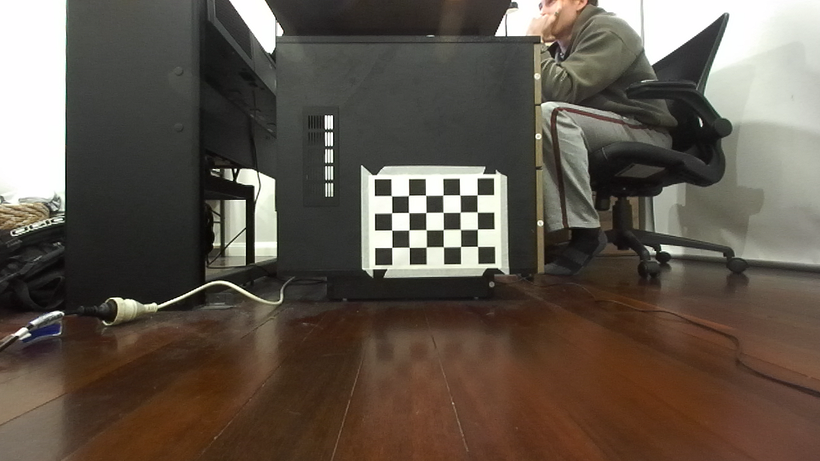
#> input picture data/images/left_pose_01.png, 820 x 461 px, shrunk from 1280 x 720 before the run; its folder holds 3 pictures in this run
$ python step5_rectification_check.py
#> lines starting #> are read from the running program, lines starting #| are printed output that depends on the picture
#!/usr/bin/env python3
"""Phase 1.5 Step 5: definitively rule out (or confirm) unrectified images.

metadata_pose_NN.json's disto=0 says what the ZED SDK reported, not
necessarily what image the (missing) capture script actually saved. With
fx ~ 522 at 1280 px width the horizontal FoV is ~101 deg; if the saved
images were actually unrectified, straight lines in the scene would bow
noticeably (tens of px) near the edges.

Definitive test: run cv2.findChessboardCorners on the calibration images,
group the detected corners into rows (the checkerboard grid gives 4 rows of
6 points each), fit a straight line to each row, and report the maximum
perpendicular deviation from that line. Rectified: sub-pixel. Unrectified at
this FoV: many pixels of bow.

Read-only against cam_lidar_2d_icp.py / gui.py / icp_2d.py /
tools/lidar_characterisation -- reimplements only their published,
unmodified checkerboard-detection parameters.

Run from the repository root:
    python tools/lidar_ground_truth/diagnostics/step5_rectification_check.py
"""
from __future__ import annotations

import json
import sys
from pathlib import Path

sys.path.insert(0, str(Path(__file__).resolve().parents[1]))  # tools/lidar_ground_truth/

import cv2
import numpy as np

import config

SESSION_DIR = config.REPO_ROOT / "data" / "data_2026-06-28"
OUT_DIR = config.REPO_ROOT / "results" / "lidar_ground_truth" / "diagnostics" / "step5_rectification_check"

CHECKERBOARD_WIDTH = 6
CHECKERBOARD_HEIGHT = 4
CRITERIA = (cv2.TERM_CRITERIA_EPS + cv2.TERM_CRITERIA_MAX_ITER, 30, 0.001)


def max_perpendicular_deviation(points_2d: np.ndarray) -> float:
    """Fit a straight (total-least-squares) line to points_2d (N, 2) and
    return the maximum absolute perpendicular deviation, in the same units
    as points_2d (pixels here).
    """
    centroid = points_2d.mean(axis=0)
    centred = points_2d - centroid
    _, _, vh = np.linalg.svd(centred, full_matrices=False)
    normal = vh[1]  # second singular vector = direction perpendicular to the fitted line
    deviations = centred @ normal
    return float(np.max(np.abs(deviations)))


def main() -> None:
    OUT_DIR.mkdir(parents=True, exist_ok=True)
    image_dir = SESSION_DIR / "images"

    per_pose = []
    overall_max = 0.0
    for image_path in sorted(image_dir.glob("*.png")):
        pose_id = image_path.stem
        image_bgr = cv2.imread(str(image_path))
#> image_bgr is the input picture: shape (461, 820, 3); mean B, G, R 75.5, 85.9, 95.8
        gray = cv2.cvtColor(image_bgr, cv2.COLOR_BGR2GRAY)
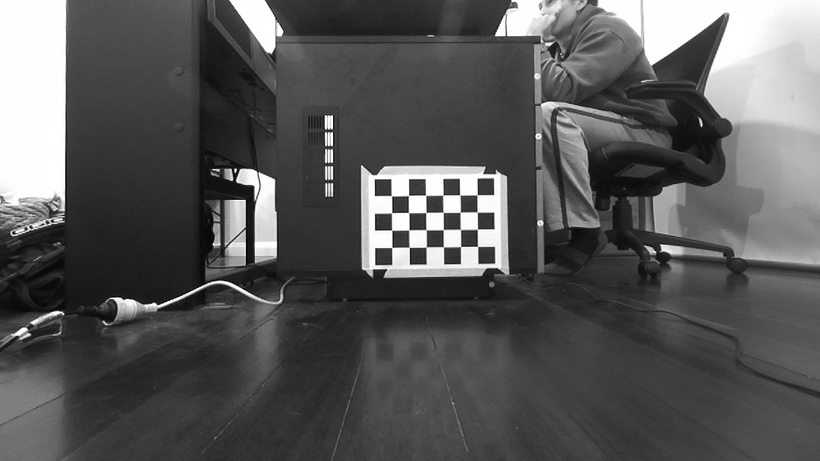
#> gray: shape (461, 820); min 0, max 255, mean 87.7
        ret, corners = cv2.findChessboardCorners(gray, (CHECKERBOARD_WIDTH, CHECKERBOARD_HEIGHT), None)
#> ret = True; corners = 24 rows, first 8: [391.5, 195.7], [408.5, 195.5], [425.6, 195.3], [442.8, 195.1], [459.7, 194.9], [477.1, 194.8], [391.7, 212.7], [408.6, 212.6]
        if not ret:
            print(f"{pose_id}: checkerboard NOT detected, skipping")
            continue
        corners2 = cv2.cornerSubPix(gray, corners, (3, 3), (-1, -1), CRITERIA)
#> corners2 = 24 rows, first 8: [391.5, 195.7], [408.5, 195.5], [425.6, 195.3], [442.8, 195.1], [459.7, 194.9], [477.1, 194.8], [391.6, 212.7], [408.6, 212.6]
        grid = corners2.reshape(CHECKERBOARD_HEIGHT, CHECKERBOARD_WIDTH, 2)

        row_max_devs = [max_perpendicular_deviation(grid[r]) for r in range(CHECKERBOARD_HEIGHT)]
#> in max_perpendicular_deviation, `centroid = points_2d.mean(axis=0)`: centroid = [434.2, 195.2]
#> in max_perpendicular_deviation, `centred = points_2d - centroid`: centred = [[-42.74, 0.524], [-25.73, 0.254], [-8.6, 0.0658], [8.63, -0.128], [25.54, -0.284], [42.89, -0.433]]
#> in max_perpendicular_deviation, `_, _, vh = np.linalg.svd(centred, full_matrices=False)`: vh = [[1, -0.011], [0.011, 1]]
#> in max_perpendicular_deviation, `normal = vh[1]`: normal = [0.011, 1]
#> in max_perpendicular_deviation, `deviations = centred @ normal`: deviations = [0.0541, -0.0288, -0.0289, -0.033, -0.00263, 0.0391]
#> row_max_devs = [0.0541, 0.0483, 0.0593, 0.0962]
        col_max_devs = [max_perpendicular_deviation(grid[:, c]) for c in range(CHECKERBOARD_WIDTH)]
#> col_max_devs = [0.0466, 0.051, 0.0114, 0.0714, 0.0987, 0.0253]
        pose_max = max(row_max_devs + col_max_devs)
#> pose_max = 0.0987
        overall_max = max(overall_max, pose_max)
#> overall_max = 0.0987

        per_pose.append({
            "pose_id": pose_id,
            "row_max_deviation_px": row_max_devs,
            "col_max_deviation_px": col_max_devs,
            "pose_max_deviation_px": pose_max,
        })
        print(f"{pose_id}: row max deviations (px) = {[round(d, 3) for d in row_max_devs]}, "
              f"col max deviations (px) = {[round(d, 3) for d in col_max_devs]}, "
              f"pose max = {pose_max:.3f} px")
#| left_pose_01: row max deviations (px) = [0.054, 0.048, 0.059, 0.096], col max deviations (px) = [0.047, 0.051, 0.011, 0.071, 0.099, 0.025], pose max = 0.099 px
#> pass 2 of the loop in main, `for image_path in sorted(image_dir.glob("*.png")):`:
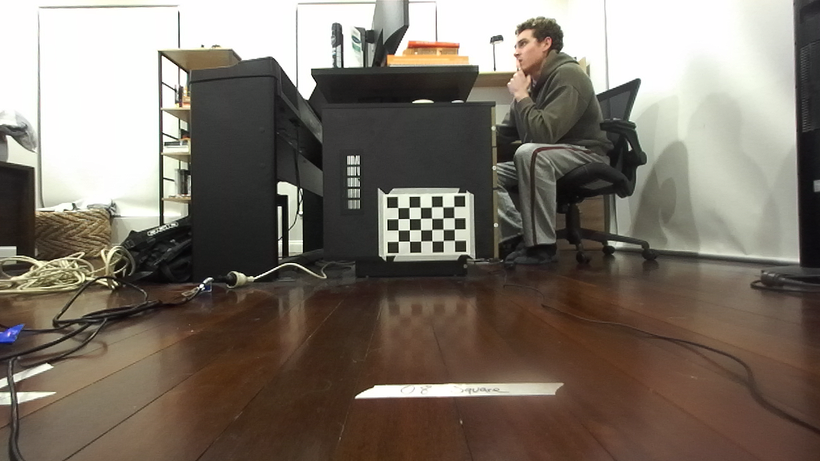
#> input picture data/images/left_pose_02.png, 820 x 461 px, shrunk from 1280 x 720 before the run
#> in main, image_bgr is the input picture: shape (461, 820, 3); mean B, G, R 103.5, 113.8, 123.1
#> in main, `gray = cv2.cvtColor(image_bgr, cv2.COLOR_BGR2GRAY)`:
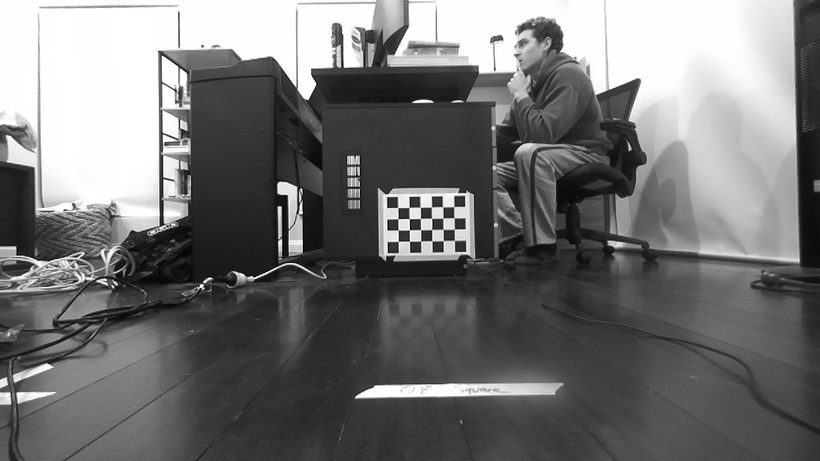
#> gray: shape (461, 820); min 0, max 255, mean 115.4
#> corners = 24 rows, first 8: [397.7, 207.5], [409.1, 207.4], [420.2, 207.3], [431.4, 207], [442.6, 206.8], [453.8, 206.5], [398, 218.7], [409.3, 218.6]
#> corners2 = 24 rows, first 8: [397.7, 207.5], [409.1, 207.4], [420.2, 207.3], [431.4, 207], [442.6, 206.7], [453.8, 206.5], [398, 218.7], [409.3, 218.6]
#> row_max_devs = [0.0781, 0.0722, 0.0622, 0.0759]
#> col_max_devs = [0.0392, 0.0338, 0.0318, 0.0259, 0.048, 0.0568]
#> pose_max = 0.0781
#| left_pose_02: row max deviations (px) = [0.078, 0.072, 0.062, 0.076], col max deviations (px) = [0.039, 0.034, 0.032, 0.026, 0.048, 0.057], pose max = 0.078 px
#> pass 3 of the loop in main, `for image_path in sorted(image_dir.glob("*.png")):`:
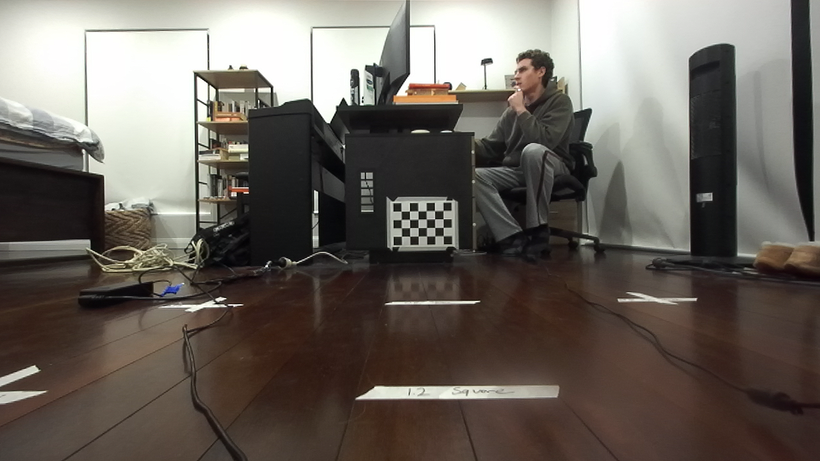
#> input picture data/images/left_pose_03.png, 820 x 461 px, shrunk from 1280 x 720 before the run
#> in main, image_bgr is the input picture: shape (461, 820, 3); mean B, G, R 93.9, 100.8, 107.5
#> in main, `gray = cv2.cvtColor(image_bgr, cv2.COLOR_BGR2GRAY)`:
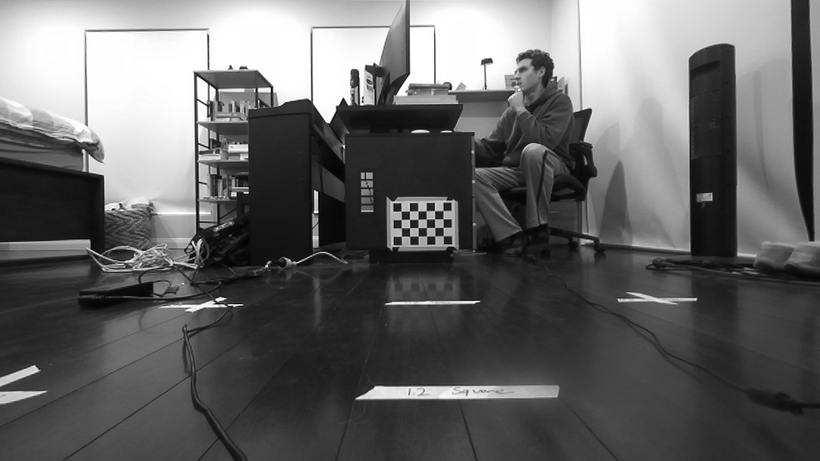
#> gray: shape (461, 820); min 0, max 255, mean 102
#> corners = 24 rows, first 8: [401.1, 211.1], [409.4, 211], [418, 210.9], [426.1, 210.7], [434.5, 210.6], [443, 210.4], [401.2, 219.5], [409.5, 219.4]
#> corners2 = 24 rows, first 8: [401.1, 211.2], [409.4, 211], [417.9, 210.8], [426.2, 210.7], [434.5, 210.6], [443, 210.4], [401.2, 219.5], [409.5, 219.4]
#> row_max_devs = [0.0373, 0.0422, 0.0411, 0.0419]
#> col_max_devs = [0.0107, 0.0121, 0.0415, 0.0216, 0.0116, 0.0197]
#> pose_max = 0.0422
#| left_pose_03: row max deviations (px) = [0.037, 0.042, 0.041, 0.042], col max deviations (px) = [0.011, 0.012, 0.042, 0.022, 0.012, 0.02], pose max = 0.042 px

    print()
    print(f"Overall max perpendicular deviation across all poses/rows/cols: {overall_max:.3f} px")
#| Overall max perpendicular deviation across all poses/rows/cols: 0.099 px
    verdict = ("RECTIFIED (sub-pixel bow) -- unrectified-image hypothesis REJECTED"
               if overall_max < 1.0 else
               "NOT sub-pixel -- unrectified-image hypothesis cannot be ruled out")
    print(verdict)
#| RECTIFIED (sub-pixel bow) -- unrectified-image hypothesis REJECTED

    with open(OUT_DIR / "summary.json", "w") as f:
        json.dump({"poses": per_pose, "overall_max_px": overall_max, "verdict": verdict}, f, indent=2)
    print(f"Saved {OUT_DIR / 'summary.json'}")


if __name__ == "__main__":
    main()
